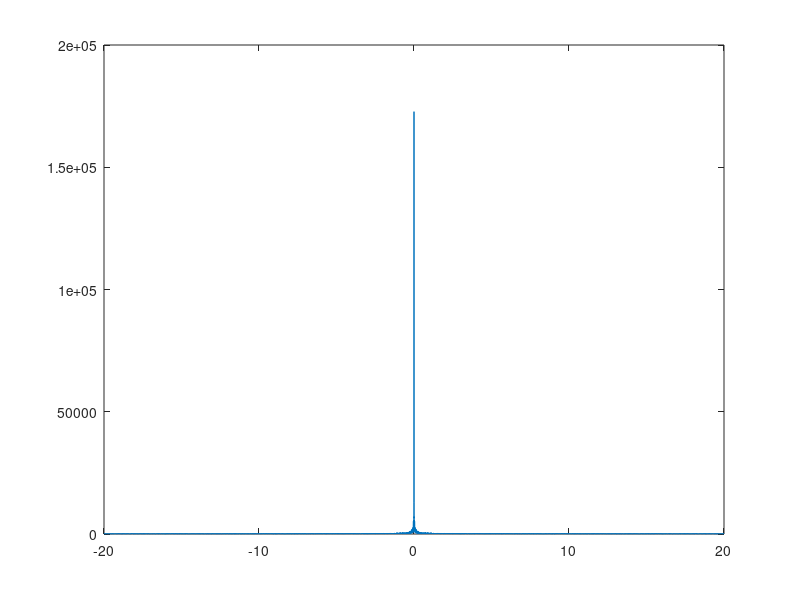
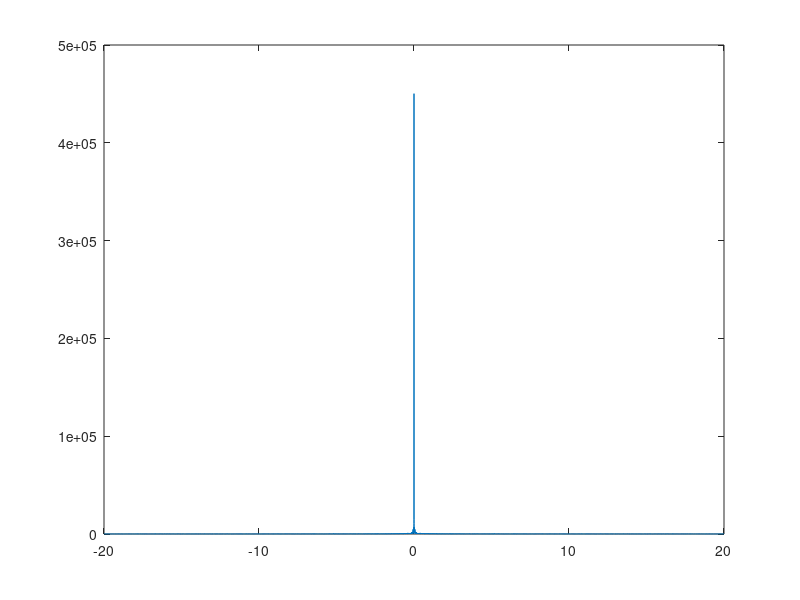
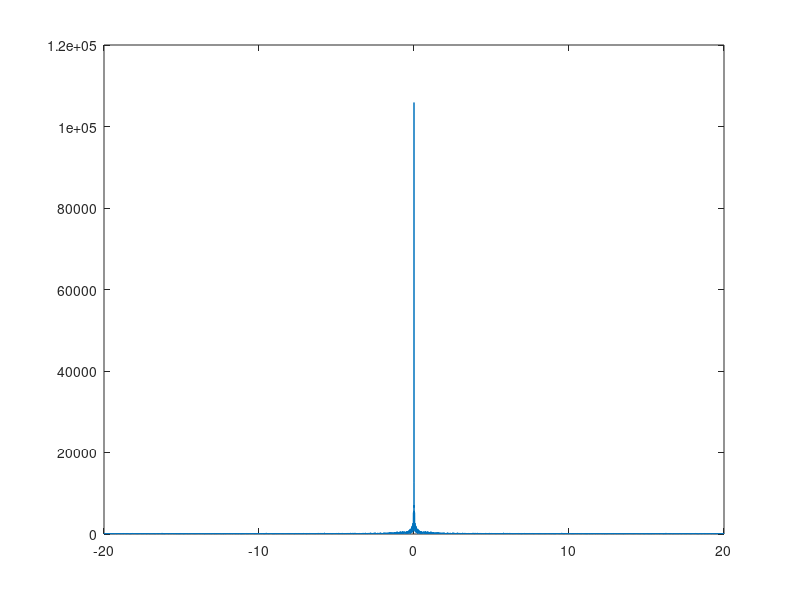
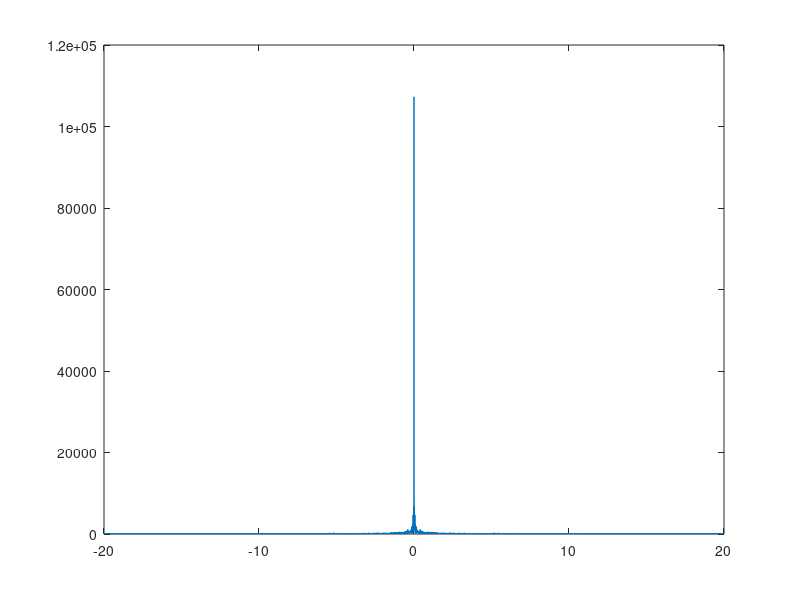

The MATLAB script that drew these images, in order:
clear all; close all;
data1 = csvread('data1.txt'); data1 = data1(:, 1);
data2 = csvread('data2.txt'); data2 = data2(:, 1);

T = 0.025; % 25ms sampling rate
Fs = 1 / T; % sampling frequency in Hz
N1 = size(data1, 1);
N2 = size(data2, 1);

fft1 = fftshift(abs(fft(data1)));
fft2 = fftshift(abs(fft(data2)));

f_ax1 = [(-N1 / 2):(N1 / 2 - 1)] * Fs / N1;
f_ax2 = [(-N2 / 2):(N2 / 2 - 1)] * Fs / N2;

figure(1); plot(f_ax1, fft1);
figure(2); plot(f_ax2, fft2);

% zero data and see what it looks like then

data1_zeroed = data1 - data1(1);
data2_zeroed = data2 - data2(1);

fft1_zeroed = fftshift(abs(fft(data1_zeroed)));
fft2_zeroed = fftshift(abs(fft(data2_zeroed)));

figure(3); plot(f_ax1, fft1_zeroed);
figure(4); plot(f_ax2, fft2_zeroed);


